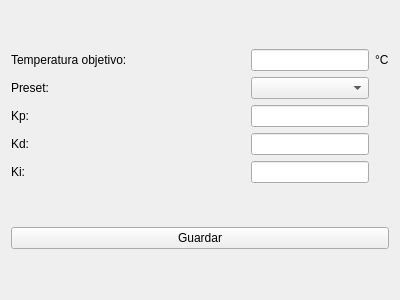
<?xml version="1.0" encoding="UTF-8"?>
<ui version="4.0">
 <class>ClassicControlView</class>
 <widget class="QWidget" name="ClassicControlView">
  <property name="geometry">
   <rect>
    <x>0</x>
    <y>0</y>
    <width>400</width>
    <height>300</height>
   </rect>
  </property>
  <property name="windowTitle">
   <string>Form</string>
  </property>
  <layout class="QVBoxLayout" name="verticalLayout">
   <item>
    <layout class="QGridLayout" name="gridLayout">
     <item row="4" column="2">
      <widget class="QLineEdit" name="ki_value"/>
     </item>
     <item row="0" column="2">
      <widget class="QLineEdit" name="targetTemperatureTextEdit"/>
     </item>
     <item row="0" column="3">
      <widget class="QLabel" name="targetTemperatureUnitLabel">
       <property name="text">
        <string>°C</string>
       </property>
      </widget>
     </item>
     <item row="2" column="1">
      <spacer name="horizontalSpacer_2">
       <property name="orientation">
        <enum>Qt::Horizontal</enum>
       </property>
       <property name="sizeHint" stdset="0">
        <size>
         <width>40</width>
         <height>20</height>
        </size>
       </property>
      </spacer>
     </item>
     <item row="4" column="1">
      <spacer name="horizontalSpacer_4">
       <property name="orientation">
        <enum>Qt::Horizontal</enum>
       </property>
       <property name="sizeHint" stdset="0">
        <size>
         <width>40</width>
         <height>20</height>
        </size>
       </property>
      </spacer>
     </item>
     <item row="2" column="2">
      <widget class="QLineEdit" name="kp_value"/>
     </item>
     <item row="4" column="0">
      <widget class="QLabel" name="label_3">
       <property name="text">
        <string>Ki:</string>
       </property>
      </widget>
     </item>
     <item row="0" column="0">
      <widget class="QLabel" name="targetTemperatureLabel">
       <property name="text">
        <string>Temperatura objetivo:</string>
       </property>
      </widget>
     </item>
     <item row="0" column="1">
      <spacer name="horizontalSpacer">
       <property name="orientation">
        <enum>Qt::Horizontal</enum>
       </property>
       <property name="sizeHint" stdset="0">
        <size>
         <width>40</width>
         <height>20</height>
        </size>
       </property>
      </spacer>
     </item>
     <item row="3" column="1">
      <spacer name="horizontalSpacer_3">
       <property name="orientation">
        <enum>Qt::Horizontal</enum>
       </property>
       <property name="sizeHint" stdset="0">
        <size>
         <width>40</width>
         <height>20</height>
        </size>
       </property>
      </spacer>
     </item>
     <item row="3" column="2">
      <widget class="QLineEdit" name="kd_value"/>
     </item>
     <item row="3" column="0">
      <widget class="QLabel" name="label_2">
       <property name="text">
        <string>Kd:</string>
       </property>
      </widget>
     </item>
     <item row="2" column="0">
      <widget class="QLabel" name="label">
       <property name="text">
        <string>Kp:</string>
       </property>
      </widget>
     </item>
     <item row="1" column="0">
      <widget class="QLabel" name="label_4">
       <property name="text">
        <string>Preset:</string>
       </property>
      </widget>
     </item>
     <item row="1" column="2">
      <widget class="QComboBox" name="constantsPresetCombo"/>
     </item>
     <item row="1" column="1">
      <spacer name="horizontalSpacer_5">
       <property name="orientation">
        <enum>Qt::Horizontal</enum>
       </property>
       <property name="sizeHint" stdset="0">
        <size>
         <width>40</width>
         <height>20</height>
        </size>
       </property>
      </spacer>
     </item>
    </layout>
   </item>
   <item>
    <widget class="QPushButton" name="saveButton">
     <property name="text">
      <string>Guardar</string>
     </property>
    </widget>
   </item>
  </layout>
 </widget>
 <resources/>
 <connections/>
</ui>
